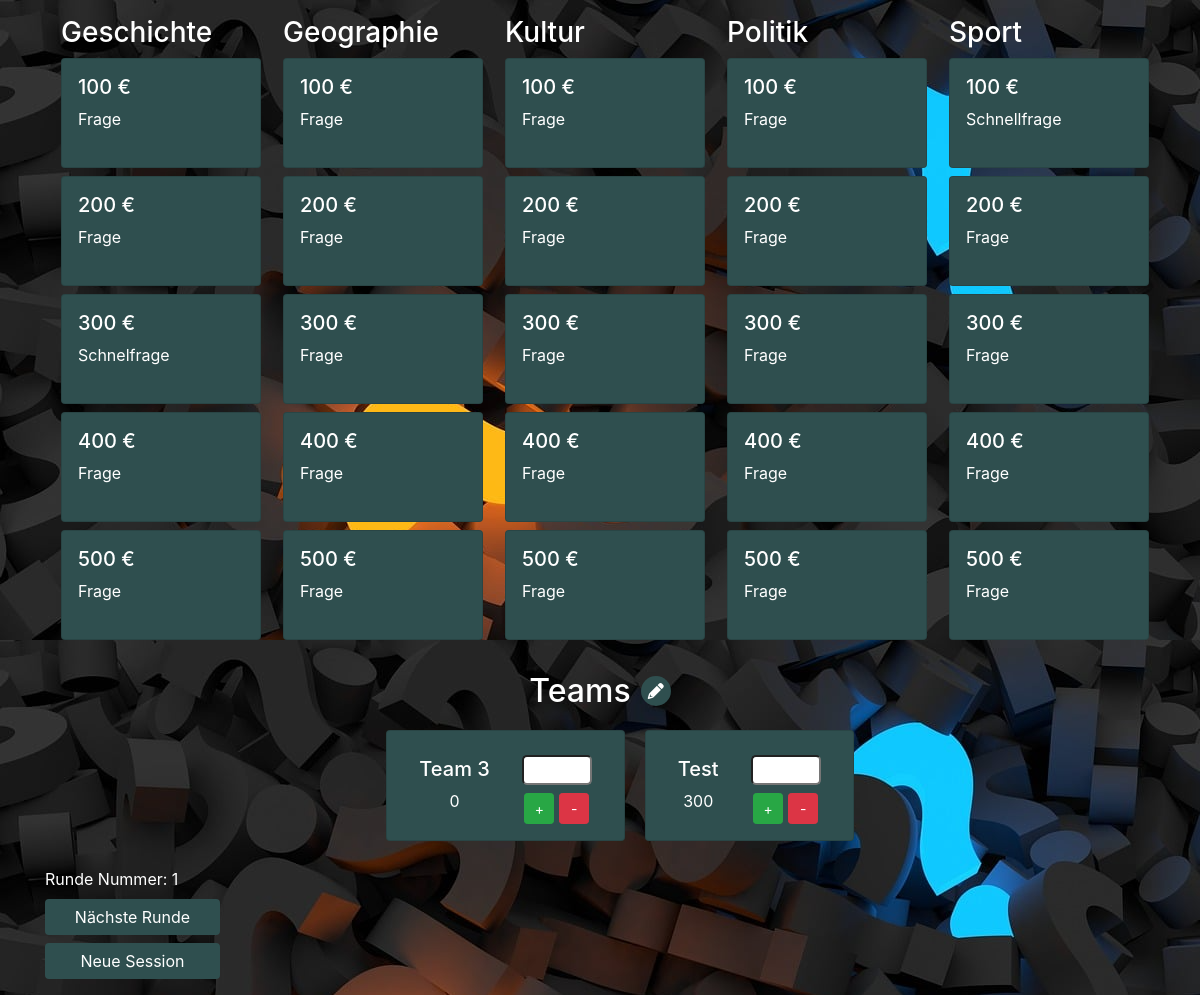
Before: / with the older database file.
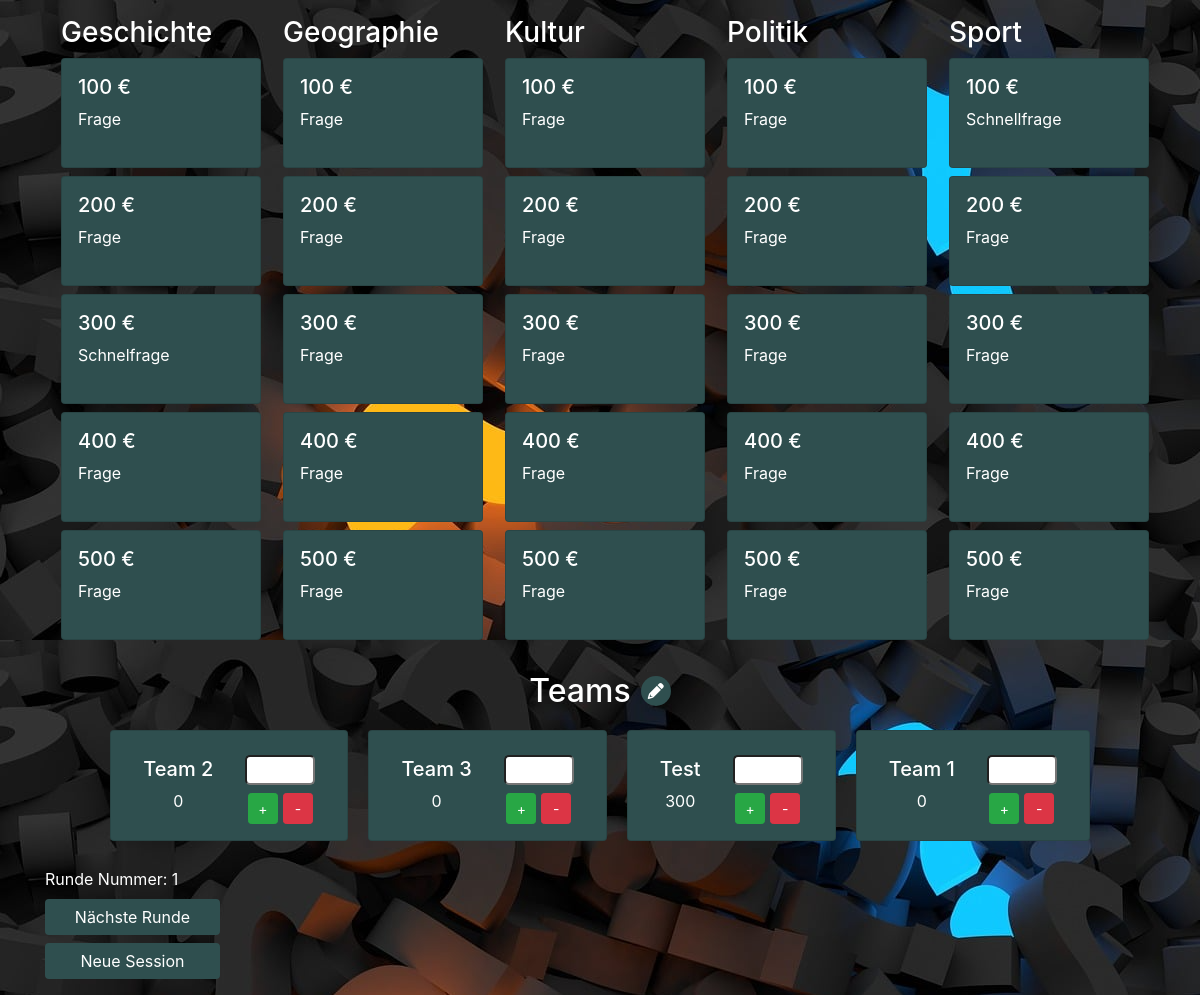
After: the same page with the newer database file.
### tables this page shows
CREATE TABLE questions (
                ﻿question_id INTEGER PRIMARY KEY,
                question TEXT,
                answer TEXT,
                category TEXT,
                type TEXT,
                points INTEGER
            );

CREATE TABLE teams (
                team_id INTEGER PRIMARY KEY AUTOINCREMENT,
                name TEXT NOT NULL,
                score INTEGER DEFAULT 0,
                buzzer_id INTEGER,
                is_active INTEGER
                );

### app.py (the view)
@app.route('/')
def index():
    teams = dao.get_teams()
    answered_questions = dao.get_answered_questions_of_round(session_id, round_number)
    answered_question_ids = [question_id for question_id, _ in answered_questions]
    question_matrix = get_question_matrix_from_json_ids(dao, round_number, rounds_json_filepath)
    return render_template('index.html', question_matrix=question_matrix, answered_question_ids=answered_question_ids, teams=teams, round_number=round_number)

### database_access.py (called while the page is built)
    def get_db_connection(self) -> tuple[sqlite3.Connection, sqlite3.Cursor]:
        try:
            conn = sqlite3.connect(self.dbfile, check_same_thread=False)
            cursor = conn.cursor()
            cursor.row_factory = sqlite3.Row
            return conn, cursor
        except sqlite3.Error as err:
            error_handler(err,traceback.format_exc())

    def get_multiple_questions_by_ids(self, question_ids):
        try:
            conn, cursor = self.get_db_connection()
            placeholders = ','.join('?' for _ in question_ids)
            query = f'SELECT * FROM questions WHERE question_id IN ({placeholders}) ORDER BY points ASC'
            questions = cursor.execute(query, question_ids).fetchall()
            conn.close()
            return questions
        except sqlite3.Error as err:
            error_handler(err, traceback.format_exc())

    def get_teams(self) -> list:
        try:
            conn, cursor = self.get_db_connection()
            teams = cursor.execute('SELECT * FROM teams').fetchall()
            conn.close()
            return teams
        except sqlite3.Error as err:
            error_handler(err,traceback.format_exc())

    def get_answered_questions_of_round(self, session_id, round_number) -> list:
        try:
            conn, cursor = self.get_db_connection()
            result = cursor.execute('SELECT question_id, team_id FROM sessions WHERE session_id = ? AND round_number = ? AND points > 0', (session_id, round_number)).fetchall()
            conn.close()
            return [(r["question_id"], r["team_id"]) for r in result]
        except sqlite3.Error as err:
            self.error_handler(err, traceback.format_exc())
            return None

### question_selector.py (called while the page is built)
def get_question_matrix_from_json_ids(dao, round_number, json_filepath):
    question_matrix = []
    with open(json_filepath, 'r') as file:
        parsed_data = json.load(file)
        json_obj = next((item for item in parsed_data if item["round_number"] == round_number), None)
        questions = json_obj.get("questions")
        if questions:
            for category in questions:
                question_ids = questions[category]
                if question_ids:
                    question_matrix.append(dao.get_multiple_questions_by_ids(question_ids))
    return question_matrix

### templates/index.html (shortened to what this page needs)
<!DOCTYPE html>
<html lang="en">
<head>
    <link rel="stylesheet" href="https://stackpath.bootstrapcdn.com/bootstrap/4.5.2/css/bootstrap.min.css">
    <link rel="stylesheet" href="https://cdnjs.cloudflare.com/ajax/libs/font-awesome/6.0.0-beta3/css/all.min.css">
</head>
<body>
    <div class="container">
        <div class="row my-3">
            {% for category in question_matrix %}
                <div class="col-md-2 mx-3">
                    <div class="category-block">
                        <h3>{{ category[0]["category"] }}</h3>
                        <div class="d-flex flex-column">
                            {% for question in category %}
                                <div class="card question-card mb-2 {{ "answered" if question["question_id"] in answered_question_ids }}" data-question-id="{{ question["question_id"] }}"">
                                    <div class="card-body">
                                        <h5 class="card-title">{{ question["points"] }} €</h5>
                                        <p class="card-text">{{ question["type"] }}</p>
                                    </div>
                                </div>
                            {% endfor %}
                        </div>
                    </div>
                </div>
            {% endfor %}
        </div>
        <div class="row mt-4">
            <div class="col-md-12">
                <div class="team-cards-wrapper">
                    <div class="team-header">
                        <h2>Teams</h2>
                        <button id="toggle-team-settings-btn" class="btn btn-primary btn-icon">
                            <i class="fas fa-pencil-alt"></i>
                        </button>
                    </div>
                    <div class="row team-cards-container">
                        {% for team in teams %}
                        <div>
                            <div class="card team-card {{ "active" if team.is_active }}" data-team-id="{{ team.team_id }}">
                                <div class="card-body team-card-body">
                                    <div class="mx-3">
                                        <h5 class="card-title">{{ team.name }}</h5>
                                        <span class="card-text">{{ team.score }}</span>
                                    </div>
                                    <div class="team-add-points mt-2 mx-3">
                                        <input type="number" class="mb-2 team-add-points-input" id="points-{{ team.team_id }}">
                                        <div class="manual-score-change-container">
                                            <button class="btn btn-success btn-sm team-control-btn" data-team-id="{{ team.team_id }}" data-action="add">+</button>
                                            <button class="btn btn-danger btn-sm team-control-btn" data-team-id="{{ team.team_id }}" data-action="subtract">-</button>
                                        </div>
                                    </div>
                                </div>
                            </div>
                        </div>
                        {% endfor %}
                    </div>
                </div>
            </div>
        </div>
        <div class="my-3">
            <div class="mt-2">
                <span class="session-controls">Runde Nummer: <span id="round-number">{{ round_number }}</span></span>
            </div>
            <form action="{{ url_for("next_round") }}" method="post" class="mt-2">
                <button type="submit" class="btn btn-primary session-controls">Nächste Runde</button>
            </form>
            <form action="{{ url_for("new_session") }}" method="post" class="mt-2">
                <button type="submit" class="btn btn-primary session-controls">Neue Session</button>
            </form>
        </div>
    </div>
</body>
</html>

### templates/index.html (style rules this page uses)
body { color: white; background-image: url("/static/images/question-mark.png"); }
.btn-primary { background-color: darkslategrey; border: none; }
.question-card { cursor: pointer; }
.card { background-color: darkslategrey; height: 110px; width: 200px; }
.card-body { padding: 1rem; }
.card-title { margin-bottom: 0.5rem; overflow: hidden; white-space: nowrap; text-overflow: ellipsis; max-width: 150px; }
.category-block { width: 100%; }
.team-cards-wrapper { text-align: center; }
.team-header { display: flex; align-items: center; justify-content: center; gap: 10px; margin-bottom: 20px; }
.team-header h2 { margin: 0; }
.team-cards-container { display: flex; justify-content: center; align-items: center; flex-wrap: wrap; gap: 20px; }
.team-card { position: relative; height: auto; width: 100%; margin-bottom: 10px; }
.team-card-body { display: flex; justify-content: space-between; align-items: center; }
.team-add-points { display: flex; flex-direction: column; align-items: center; }
.team-add-points-input { width: 70px; margin-bottom: 10px; border-radius: 5px; }
.team-control-btn { width: 30px; }
.manual-score-change-container { display: flex; gap: 5px; }
.btn-icon { width: 30px; height: 30px; padding: 0; border-radius: 50%; border: none; display: flex; align-items: center; justify-content: center; background-color: darkslategrey; }
.session-controls { width: 175px; }

Changed rows visible on the page:
now on this page (row edited): teams: name "Team 2", score "0"
added teams: name "Team 1", score "0"
